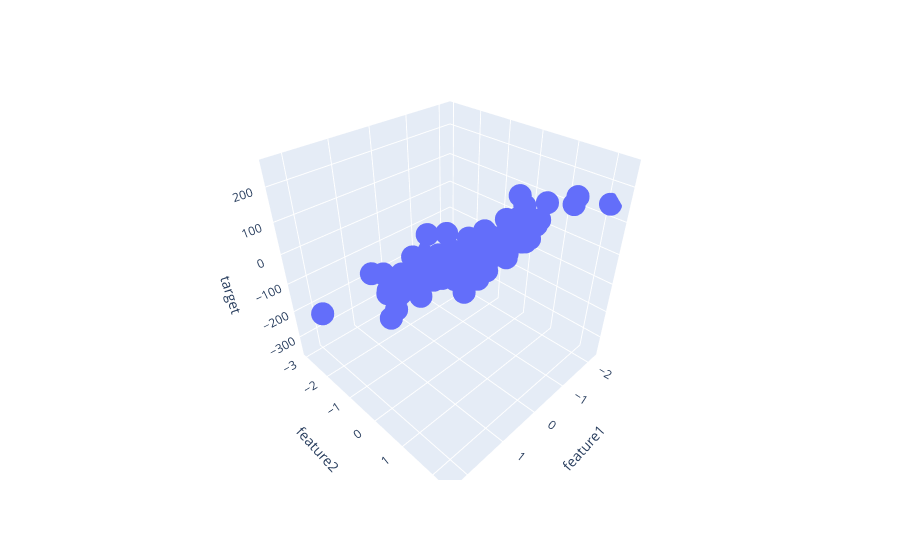

Here is the notebook cell this chart was saved with:
### Code cell
fig =  px.scatter_3d(df,x='feature1',y='feature2',z='target')
fig.show()
